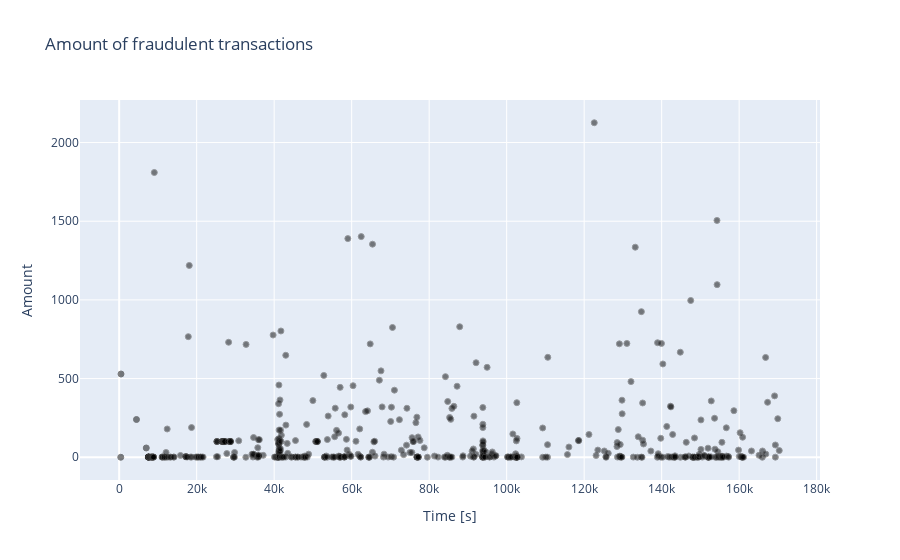

Source (notebook cell):
### Code cell
Colors = sns.color_palette("Set2")
fraud = Data.loc[Data["Class"] == 1]

trace = go.Scatter(
    x = fraud["Time"], y = fraud["Amount"],
    name = "Amount",
     marker = dict(
                color = Colors,
                line = dict(
                    color = Colors,
                    width = 1),
                opacity = 0.5,
            ),
    text = fraud["Amount"],
    mode = "markers"
)
data = [trace]
layout = dict(title = "Amount of fraudulent transactions",
          xaxis = dict(title = "Time [s]", showticklabels = True), 
          yaxis = dict(title = "Amount"),
          hovermode = "closest"
         )
fig = dict(data = data, layout = layout)
iplot(fig, filename = "fraud-amount")

### Figure 1 — Plotly figure (JSON) as saved in the notebook; plotly's stock layout.template omitted (floating-point values rounded to 4 significant figures; data arrays with more than 128 entries replaced by an {"elided": "..."} marker saying what was removed)
{"data": [{"marker": {"color": [[0.4, 0.7608, 0.6471], [0.9882, 0.5529, 0.3843], [0.5529, 0.6275, 0.7961], [0.9059, 0.5412, 0.7647], [0.651, 0.8471, 0.3294], [1, 0.851, 0.1843], [0.898, 0.7686, 0.5804], [0.702, 0.702, 0.702]], "line": {"color": [[0.4, 0.7608, 0.6471], [0.9882, 0.5529, 0.3843], [0.5529, 0.6275, 0.7961], [0.9059, 0.5412, 0.7647], [0.651, 0.8471, 0.3294], [1, 0.851, 0.1843], [0.898, 0.7686, 0.5804], [0.702, 0.702, 0.702]], "width": 1}, "opacity": 0.5}, "mode": "markers", "name": "Amount", "text": {"elided": "473 float values"}, "type": "scatter", "x": {"elided": "473 float values"}, "y": {"elided": "473 float values"}}], "layout": {"hovermode": "closest", "title": {"text": "Amount of fraudulent transactions"}, "xaxis": {"showticklabels": true, "title": {"text": "Time [s]"}}, "yaxis": {"title": {"text": "Amount"}}}}
